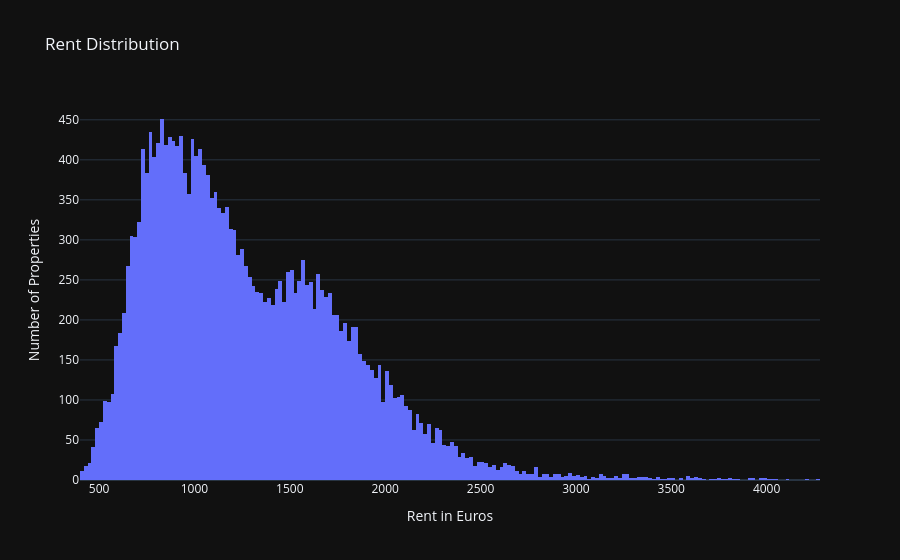

The cell this chart's notebook holds for it:
### Code cell
fig = px.histogram(df, x='rent_euro', title="Rent Distribution", template="plotly_dark", log_x=False, labels=labels)
fig.update_layout(yaxis_title="Number of Properties")

### Figure 1 — Plotly figure (JSON) as saved in the notebook; plotly's stock layout.template omitted (floating-point values rounded to 4 significant figures; data arrays with more than 128 entries replaced by an {"elided": "..."} marker saying what was removed)
{"data": [{"bingroup": "x", "hovertemplate": "Rent in Euros=%{x}<br>count=%{y}<extra></extra>", "legendgroup": "", "marker": {"color": "#636efa", "pattern": {"shape": ""}}, "name": "", "orientation": "v", "showlegend": false, "type": "histogram", "x": {"elided": "22484 float values"}, "xaxis": "x", "yaxis": "y"}], "layout": {"barmode": "relative", "legend": {"tracegroupgap": 0}, "title": {"text": "Rent Distribution"}, "xaxis": {"anchor": "y", "domain": [0, 1], "title": {"text": "Rent in Euros"}}, "yaxis": {"anchor": "x", "domain": [0, 1], "title": {"text": "Number of Properties"}}}}
